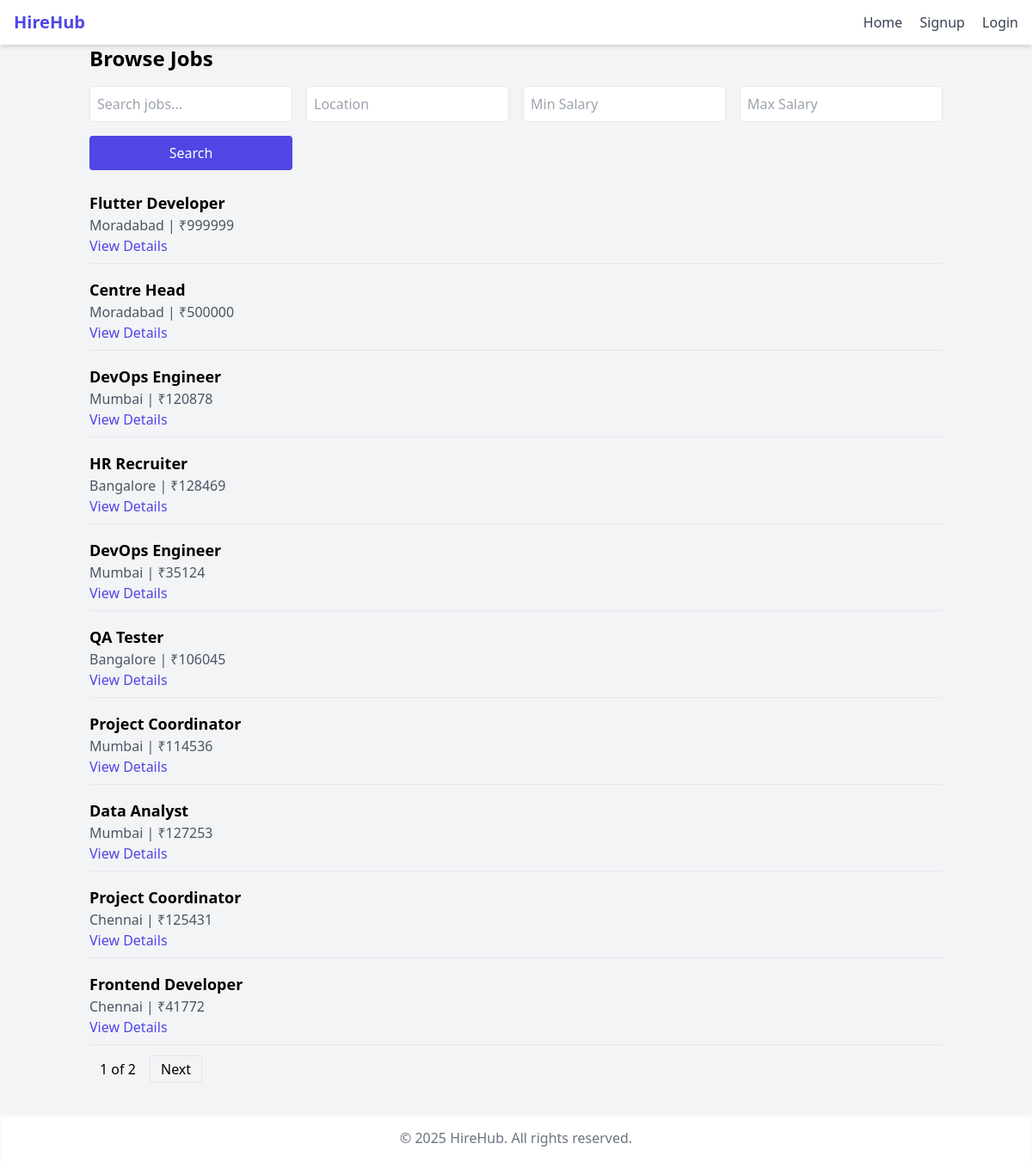
Screenshot of /jobs/ with the database file from the repository.
### users/models.py (models this page shows, shortened)
class Job(models.Model):
    recruiter = models.ForeignKey(User, on_delete= models.CASCADE, limit_choices_to= {"Role": 'R'})
    title = models.CharField(max_length=300)
    description = models.TextField()
    location = models.CharField(max_length= 150)
    salary = models.CharField(max_length= 100)
    created_at = models.DateTimeField(auto_now_add= True)

### users/views.py (the view)
# urls.py: path('jobs/', job_list, name= "job_list"),
def job_list(request):
    jobs = Job.objects.all()
    query = request.GET.get("q")
    if query:
        jobs = jobs.filter(
            Q(title__icontains=query) |
            Q(description__icontains=query) |
            Q(location__icontains=query)
        )
    location = request.GET.get("location")
    if location:
        jobs = jobs.filter(location__icontains=location)
    min_salary = request.GET.get("min_salary")
    if min_salary:
        jobs = jobs.filter(salary__gte=min_salary)
    max_salary = request.GET.get("max_salary")
    if max_salary:
        jobs = jobs.filter(salary__lte=max_salary)
    paginator = Paginator(jobs.order_by("-created_at"), 10)  # 10 per page
    page = request.GET.get("page")
    jobs = paginator.get_page(page)
    return render(request, "users/job_list.html", {"jobs": jobs})

### users/templates/users/job_list.html (shortened to what this page needs)
{% extends "base.html" %}
{% block content %}
<h2 class="text-2xl font-bold mb-4">Browse Jobs</h2>
<form method="get" class="grid grid-cols-1 md:grid-cols-4 gap-4 mb-6">
  <input type="text" name="q" placeholder="Search jobs..." value="{{ request.GET.q }}" class="border p-2 rounded">
  <input type="text" name="location" placeholder="Location" value="{{ request.GET.location }}" class="border p-2 rounded">
  <input type="number" name="min_salary" placeholder="Min Salary" value="{{ request.GET.min_salary }}" class="border p-2 rounded">
  <input type="number" name="max_salary" placeholder="Max Salary" value="{{ request.GET.max_salary }}" class="border p-2 rounded">
  <button type="submit" class="bg-indigo-600 text-white px-4 py-2 rounded">Search</button>
</form>
<ul>
  {% for job in jobs %}
    <li class="border-b pb-2 mb-4">
      <h3 class="text-lg font-semibold">{{ job.title }}</h3>
      <p class="text-gray-600">{{ job.location }} | ₹{{ job.salary }}</p>
      <a href="{% url 'job_details' job.id %}" class="text-indigo-600 hover:underline">View Details</a>
    </li>
  {% empty %}
    <p>No jobs found.</p>
  {% endfor %}
</ul>
<div class="mt-4">
  <span class="px-3">{{ jobs.number }} of {{ jobs.paginator.num_pages }}</span>
  {% if jobs.has_next %}
    <a href="?page={{ jobs.next_page_number }}" class="px-3 py-1 border">Next</a>
  {% endif %}
</div>
{% endblock %}

### users/templates/base.html (shortened to what this page needs)
<!DOCTYPE html>
<html lang="en">
<head>
    <script src="https://cdn.tailwindcss.com"></script>
</head>
<body class="bg-gray-100 font-sans leading-normal tracking-normal">
    <nav class="bg-white shadow-md">
        <div class="max-w-7xl mx-auto px-4 py-3 flex justify-between items-center">
            <a href="/" class="text-xl font-bold text-indigo-600">HireHub</a>
            <div class="space-x-4">
                <a href="/" class="text-gray-700 hover:text-indigo-600">Home</a>
                {% if user.is_authenticated%}
                    {% if user.is_candidate %}
                    <a href="{% url 'candidate_dashboard' %}" class="text-gray-700 hover:text-indigo-600">Profile</a>
                    <a href="{% url 'saved_jobs' %}" class="text-gray-700 hover:text-indigo-600">Saved Jobs</a>
                    {% elif user.is_recruiter %}
                    <a href="{% url 'recruiter_dashboard' %}" class="text-gray-700 hover:text-indigo-600">Dashboard</a>
                    {% endif %}
                    <a href="{% url 'user_logout'%}" class="text-gray-700 hover:text-red-600">Logout</a>
                {% else %}
                    <a href="{% url 'user_signup' %}" class="text-gray-700 hover:text-indigo-600">Signup</a>
                    <a href="{% url 'user_login' %}" class="text-gray-700 hover:text-indigo-600">Login</a>
                {% endif %}
            </div>
        </div>
    </nav>
    <main class="container mx-auto px-4">
        {% block content %}
        {% endblock %}
    </main>
    <footer class="bg-white shadow-inner mt-10">
        <div class="max-w-7xl mx-auto px-4 py-4 text-center text-gray-500">
            &copy; 2025 HireHub. All rights reserved.
        </div>
    </footer>
</body>
</html>

### rows the page displays
Job: title "Flutter Developer", location "Moradabad", salary "999999"
Job: title "Centre Head", location "Moradabad", salary "500000"
Job: title "DevOps Engineer", location "Mumbai", salary "120878"
Job: title "HR Recruiter", location "Bangalore", salary "128469"
Job: title "DevOps Engineer", location "Mumbai", salary "35124"
Job: title "QA Tester", location "Bangalore", salary "106045"
Job: title "Project Coordinator", location "Mumbai", salary "114536"
Job: title "Data Analyst", location "Mumbai", salary "127253"
Job: title "Project Coordinator", location "Chennai", salary "125431"
Job: title "Frontend Developer", location "Chennai", salary "41772"

### other values shown
{{ jobs.number }} "1"
{{ jobs.paginator.num_pages }} "2"
